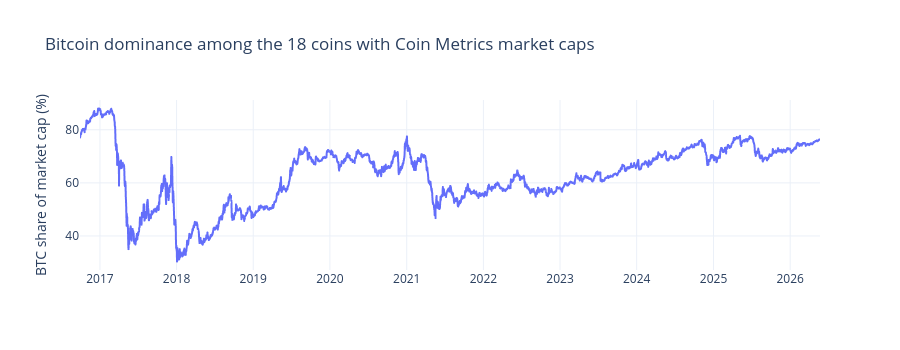

Notebook cell for this chart:
### Markdown cell above
*What this shows:* prices move over several orders of magnitude and every big shock (dashed lines, dates verified in `data/external/events.csv`) hits all coins at once. Prices are non-stationary, so the models use daily log returns and volatility instead of raw prices.

### Code cell
mcap = master["market_cap"].unstack("coin")[coins]
cap_coins = mcap.notna().sum()[lambda s: s > 1500].index.tolist()
dom = (mcap[cap_coins]["BTC"] / mcap[cap_coins].sum(axis=1, min_count=5)).dropna() * 100
fig = px.line(x=dom.index, y=dom.values, labels={"x": "", "y": "BTC share of market cap (%)"},
              title=f"Bitcoin dominance among the {len(cap_coins)} coins with Coin Metrics market caps")
fig.update_layout(height=350)
save(fig, "02_btc_dominance").show()

### Figure 1 — Plotly figure (JSON) as saved in the notebook; plotly's stock layout.template omitted (floating-point values rounded to 4 significant figures; data arrays with more than 128 entries replaced by an {"elided": "..."} marker saying what was removed)
{"data": [{"hovertemplate": "=%{x}<br>BTC share of market cap (%)=%{y}<extra></extra>", "legendgroup": "", "line": {"color": "#636efa", "dash": "solid"}, "marker": {"symbol": "circle"}, "mode": "lines", "name": "", "showlegend": false, "type": "scattergl", "x": {"elided": "3525 str values"}, "xaxis": "x", "y": {"elided": "3525 float values"}, "yaxis": "y"}], "layout": {"height": 350, "legend": {"tracegroupgap": 0}, "title": {"text": "Bitcoin dominance among the 18 coins with Coin Metrics market caps"}, "xaxis": {"anchor": "y", "domain": [0.0, 1.0], "title": {"text": ""}}, "yaxis": {"anchor": "x", "domain": [0.0, 1.0], "title": {"text": "BTC share of market cap (%)"}}}}
